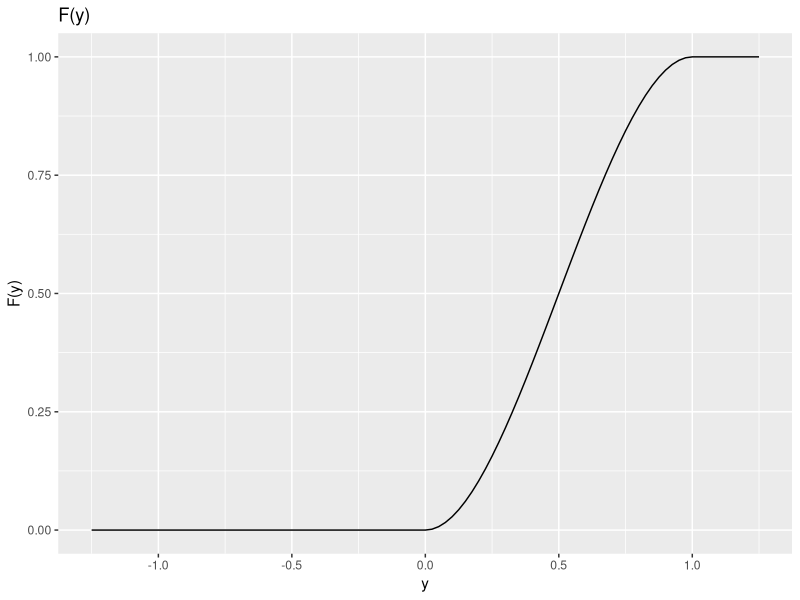
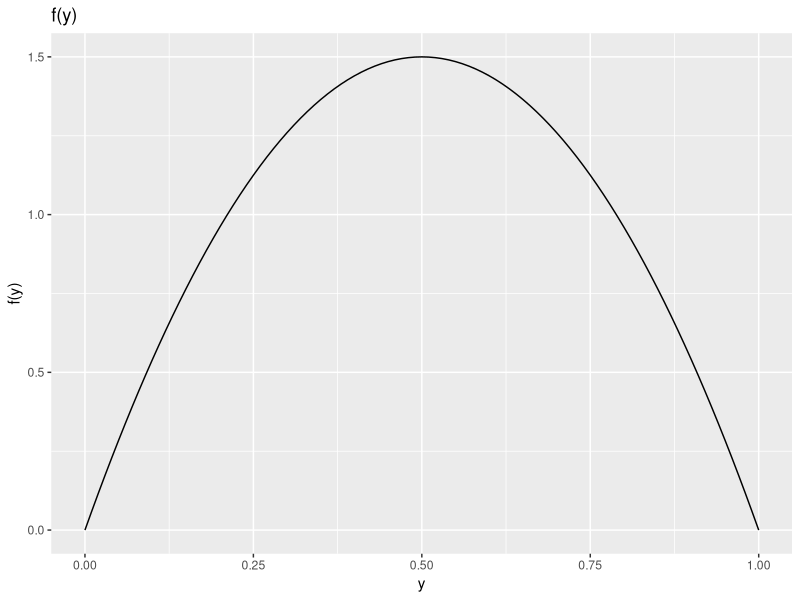

These charts were generated, in order, by the following R code:
## ---- chunk 1
# library(pagedown)
# setwd("/Users/dunk/Classes/STAT421/Assignment 7")
# pagedown::chrome_print(input = "Assignment-7.html",
#                       output = "Assignment7.pdf")
## ---- chunk 2
library(ggplot2)
f <- function(x){ 
  return(ifelse(0<= x & x<=1, 3*x^2-2*x^3,
                        ifelse(x> 1, 1, 
                               ifelse(x< 0, 0, 0))))}
ggplot2::ggplot(data.frame(x = c(-1.25,1.25)), aes(x = x)) + stat_function(fun = f) + ggtitle("F(y)") + labs(x = "y", y = "F(y)")
## ---- chunk 3
p <- function(x){ return(6*x-6*x^2)}
ggplot2::ggplot(data.frame(x = c(0,1)), aes(x = x)) + stat_function(fun = p) + ggtitle("f(y)") + labs(x = "y", y = "f(y)")
